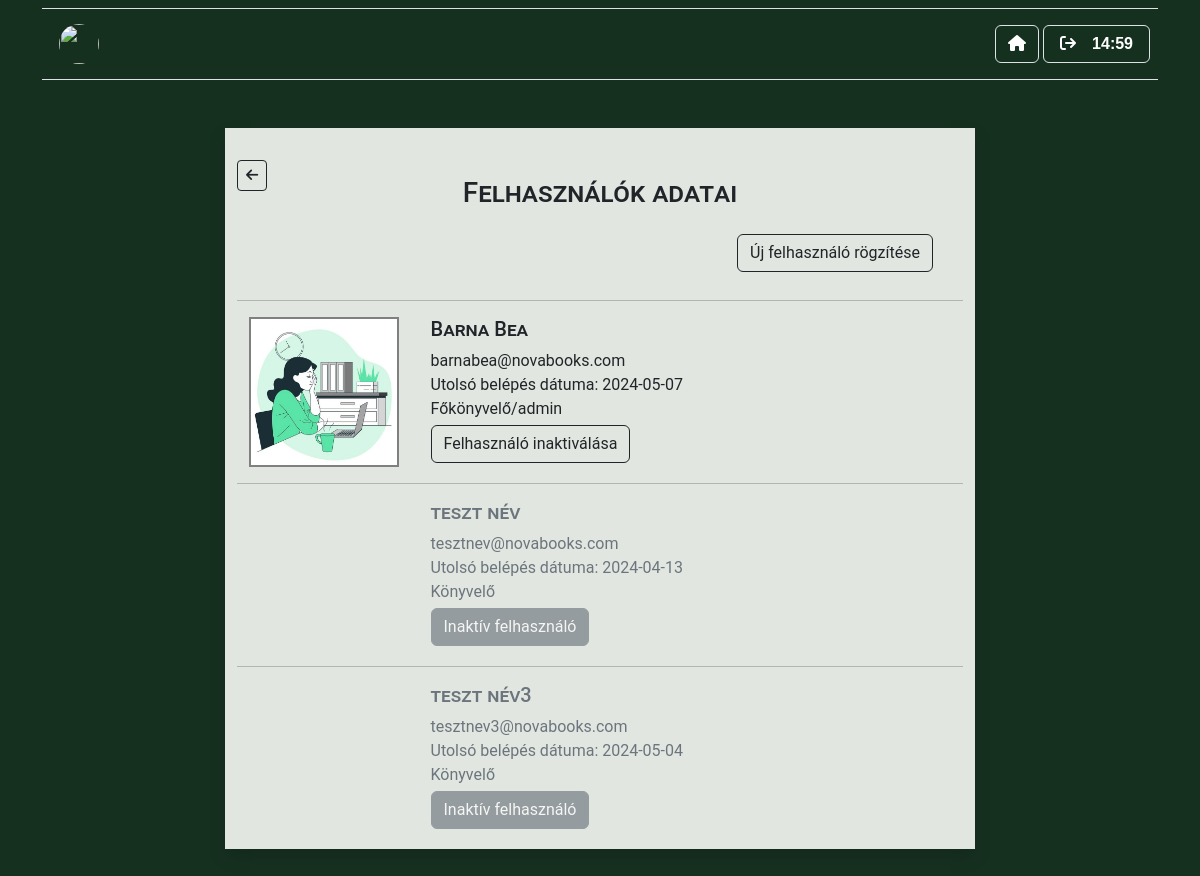
Before: /php/felhasznalok.php with the older database file.
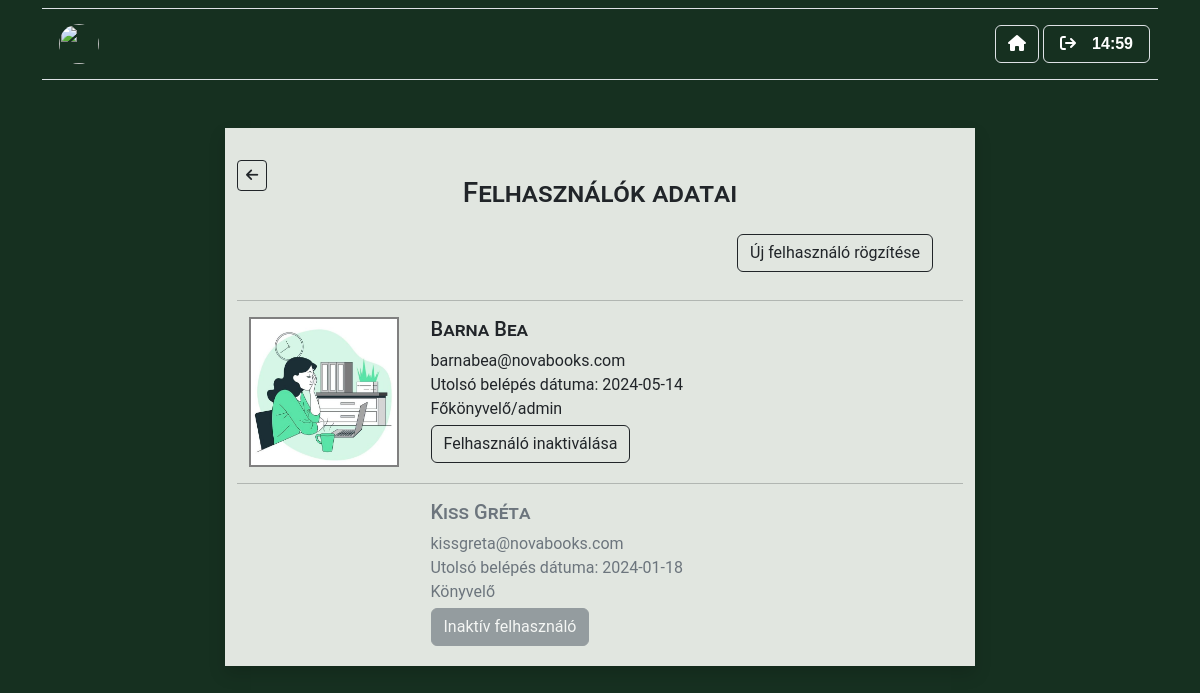
After: the same page with the newer database file.
### tables this page shows
CREATE TABLE `felhasznalo` (
  `id` int(11) NOT NULL,
  `nev` varchar(150) NOT NULL,
  `email` varchar(150) NOT NULL,
  `jelszo` varchar(150) NOT NULL,
  `utolso_belepes` date NOT NULL,
  `admin` tinyint(1) NOT NULL,
  `aktiv` tinyint(1) NOT NULL DEFAULT 1
);

### php/oop/Connection.php (called while the page is built, shortened)
<?php
class Connection
{
    protected $host = "localhost";
    protected $dbname = "novabooks";
    protected $user = "root";
    protected $pass = "";
    protected $DBH;
    function __construct(){
        try {
            $this->DBH = new \PDO("mysql:host=$this->host;dbname=$this->dbname", $this->user, $this->pass);
        } catch (\PDOException $e) {
            echo $e->getMessage();
        }
    }
    public function getData($sql, $params = []) {
        try {
            $query = $this->DBH->prepare($sql);
            $query->execute($params);
            return $query->fetchAll(\PDO::FETCH_ASSOC);
        } catch (\PDOException $e) {
            die("Hiba az adat lekérdezésekor: " . $e->getMessage());
        }
    }
}

### php/felhasznalok.php (the view, shortened to what this page needs)
<?php
require('oop/Connection.php');
$connection = new Connection();
$felhasznalolista = $connection->getData("SELECT * FROM felhasznalo ORDER BY aktiv DESC, nev ASC");
?>
<!DOCTYPE html>
<html lang="en">
<head>
    <link href="https://cdn.jsdelivr.net/npm/bootstrap@5.3.2/dist/css/bootstrap.min.css" rel="stylesheet">
    <link rel="stylesheet" href="../style.css">
</head>
<body>
    <?php include('navbar.php') ?>
    <div id="" class="suppinvoice container mx-auto m-5 shadow" style="max-width:750px; background-color: rgba(225, 230, 224);">
        <div class="row pt-3">
            <div class="col-1 pt-3">
                <a href="homepage.php" class="btn btn-outline-dark btn-sm mb-2"><i class="fa-solid fa-arrow-left"></i></a>
            </div>
            <div class="col mx-auto text-center pt-3 mt-3">
                <h3>Felhasználók adatai</h3>
            </div>
            <div class="col-1"></div>
        </div>
        <div class="row mt-3">
            <div class="col-8"></div>
            <div class="col-4">
                <a href="felhasznalo_rogzites.php" class="btn btn-outline-dark mb-1">Új felhasználó rögzítése</a>
            </div>
        </div>
        <div class="row mx-auto mt-4">
            <?php foreach ($felhasznalolista as $ugyfel) : ?>
                <hr>
                <?php if ($ugyfel["aktiv"] == 1) : ?>
                    <div class="col-3 my-auto mb-3">
                        <img src="<?= "../images/profile_pictures/" . $ugyfel["profilkep"] ?>" style="width:150px; height:150px; border:2px solid grey">
                    </div>
                    <div class="col-6 mb-3">
                        <h5><?= $ugyfel["nev"] ?></h5>
                        <span><?= $ugyfel["email"] ?></span><br>
                        <span>Utolsó belépés dátuma: <?= $ugyfel["utolso_belepes"] ?></span><br>
                        <span><?= $ugyfel["user_level_name"] ?></span><br>
                        <div class="btn btn-outline-dark mt-1 mb-1" id="<?= $ugyfel["id"] ?>" onclick="inaktivalas(this.id)">Felhasználó inaktiválása</div>
                    </div>
                <?php else : ?>
                    <div class="col-6 mb-3">
                        <h5 class="text-secondary"><?= $ugyfel["nev"] ?></h5>
                        <span class="text-secondary"><?= $ugyfel["email"] ?></span><br>
                        <span class="text-secondary">Utolsó belépés dátuma: <?= $ugyfel["utolso_belepes"] ?></span><br>
                        <span class="text-secondary"><?= $ugyfel["user_level_name"] ?></span><br>
                        <div class="btn btn-secondary mt-1 mb-1 disabled" id="<?= $ugyfel["id"] ?>" onclick="inaktivalas(this.id)">Inaktív felhasználó</div>
                    </div>
                <?php endif; ?>
            <?php endforeach; ?>
        </div>
</body>
</html>

### php/navbar.php (shortened to what this page needs)
<?php
if(is_file($_SESSION["profilkep"])){
    echo '
    <div class="container pt-2 navbar">
        <div class="col menunav p-2 border-top border-bottom">
            <div class="row">
                <div class="col ms-2">
                    <div class="row ">
                        <a class="btn w-75" title="felhasználói fiók" class="" href="felhasznalo.php" style="font-variant: small-caps;">
                            <div style="display: flex; align-items: center;">
                                <img src="' . $_SESSION["profilkep"] . '" style="width:40px;height:40px;border-radius: 30px;">
                                <div style="margin-left: 10px; display: flex; flex-direction: column; justify-content: center;">
                                    <div class="text-white" style="margin-bottom:-4px; margin-left:-75px; font-size: 18px">'.$_SESSION["felhasznalo"].'</div>
                                    <div class="text-white" style="font-size:13px;">'.$_SESSION["felhasznalo_email"].'</div>
                                </div>
                            </div>
                        </a>
                    </div>
                </div>
                <div class="col text-center">
                    <a class="btn text-center w-50" title="cégváltás" href="cegvalaszto.php">
                        <div class="text-white" style="font-variant: small-caps; font-size: larger; font-weight: bold">' . $_SESSION["cegnev"] . '</div>
                        <div class="text-white" style="font-variant: small-caps; font-size: smaller;">' . $_SESSION["cegadoszam"] . '</div>
                    </a>
                </div>
                <div class="col text-end pt-2">
                    <a title="home" class="btn btn-outline-white border" href="homepage.php"><i class="fa-solid fa-house text-white"></i></a>
                    <a title="kijelentkezés" class="btn btn-outline-white border" href="login.php"><i class="fa-solid fa-arrow-right-from-bracket text-white mx-1"><span id="timer" class="ps-3" style="font-family:helvetica;">15:00</span></i></a>
                </div>
            </div>
        </div>
    </div>';
}else{
    echo '
    <div class="container pt-2">
        <div class="col menunav p-2 border-top border-bottom">
            <div class="row">
                <div class="col ms-2">
                    <div class="row ">
                        <a class="btn w-75" title="felhasználói fiók" class="" href="../felhasznalo.php" style="font-variant: small-caps;">
                            <div style="display: flex; align-items: center;">
                                <img src="../' . $_SESSION["profilkep"] . '" style="width:40px;height:40px;border-radius: 30px;">
                                <div style="margin-left: 10px; display: flex; flex-direction: column; justify-content: center;">
                                    <div class="text-white" style="margin-bottom:-4px; margin-left:-75px; font-size: 18px">'.$_SESSION["felhasznalo"].'</div>
                                    <div class="text-white" style="font-size:13px;">'.$_SESSION["felhasznalo_email"].'</div>
                                </div>
                            </div>
                        </a>
                    </div>
                </div>
                <div class="col text-center">
                    <a class="btn text-center w-50" title="cégváltás" href="../cegvalaszto.php">
                        <div class="text-white" style="font-variant: small-caps; font-size: larger; font-weight: bold">' . $_SESSION["cegnev"] . '</div>
                        <div class="text-white" style="font-variant: small-caps; font-size: smaller;">' . $_SESSION["cegadoszam"] . '</div>
                    </a>
                </div>
                <div class="col text-end pt-2">
                    <a title="home" class="btn btn-outline-white border" href="../homepage.php"><i class="fa-solid fa-house text-white"></i></a>
                    <a title="kijelentkezés" class="btn btn-outline-white border" href="../logout.php"><i class="fa-solid fa-arrow-right-from-bracket text-white mx-1"><span id="timer" class="ps-3" style="font-family:helvetica;">15:00</span></i></a>
                </div>
            </div>
        </div>
    </div>';
}

### style.css (style rules this page uses)
body { background-color: #163020 !important; background-repeat: no-repeat; background-attachment: fixed; background-size: cover; font-family: "Roboto", sans-serif; font-weight: 400; font-style: normal; }
h2, h3, h4, h5 { font-variant: small-caps; }

Changed rows visible on the page:
removed felhasznalo: nev "teszt név", email "tesztnev@novabooks.com", utolso_belepes "2024-04-13", user_level_name "Könyvelő"
removed felhasznalo: nev "teszt név3", email "tesztnev3@novabooks.com", utolso_belepes "2024-05-04", user_level_name "Könyvelő"
changed felhasznalo "Barna Bea": utolso_belepes "2024-05-07" → "2024-05-14"
added felhasznalo: nev "Kiss Gréta", email "kissgreta@novabooks.com", utolso_belepes "2024-01-18", user_level_name "Könyvelő"
